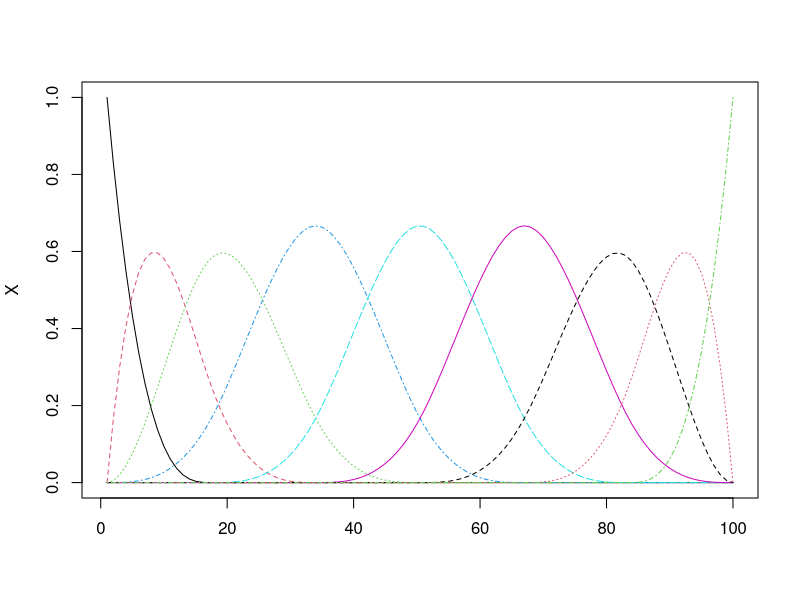
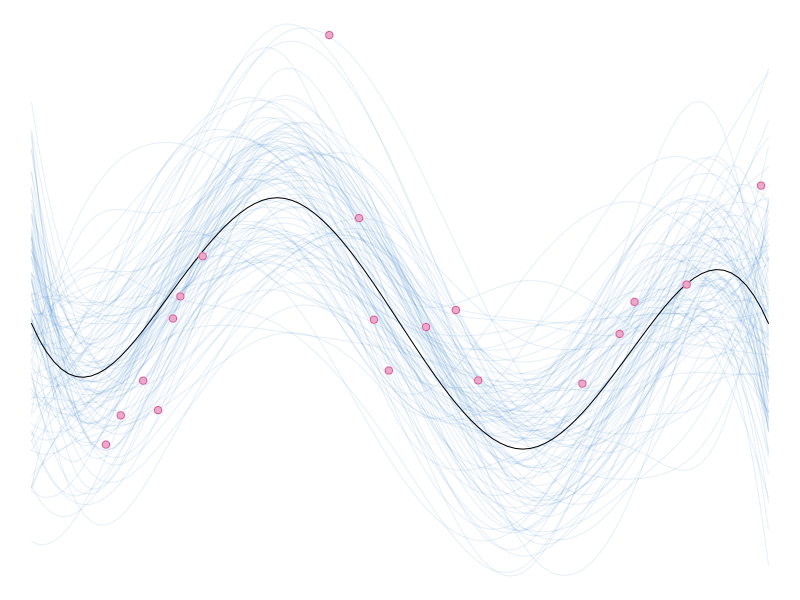

R code for these plots, in order:
library(mgcv)
library(splines)

df <- 9  # degree of basis expansion
n <- 100
X <- bs(1:n,df=df,intercept=TRUE)  # basis expansion
dim(X)
matplot(X,type="l")

beta <- c(0,-0.005,0,0.01,0,-0.01,0,0.005,0)
mu <- X%*%beta
y <- rnorm(100,mu,sd=0.004)

beta_star <- sapply(beta,function(x) rnorm(100,x,sd=0.005))

png("media/gam_logo.png",width=3,height=1,units="in",res=600,bg=NA)
par(mar=c(0.1,0.1,0.1,0.1))
matplot(1:100,X%*%t(beta_star),col=rgb(11/255,107/255,195/255,0.1),type="l",lty=1,axes=FALSE,xlab="",ylab="")
lines(mu)
s <- sample(1:n,20)
points(s,y[s],col="white",pch=19)
points(s,y[s],bg=rgb(195/255,11/255,102/255,0.35),col=rgb(195/255,11/255,102/255,0.55),pch=21)
dev.off()
